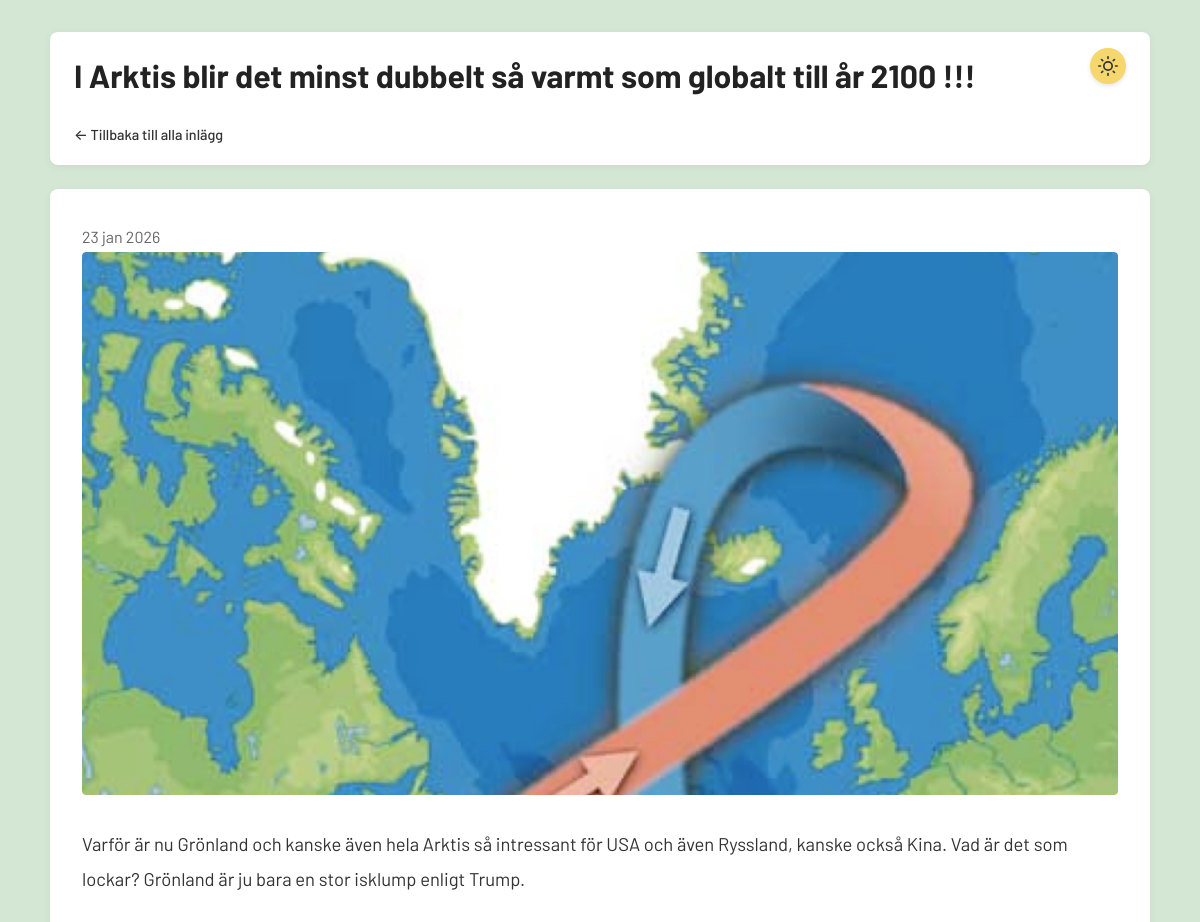
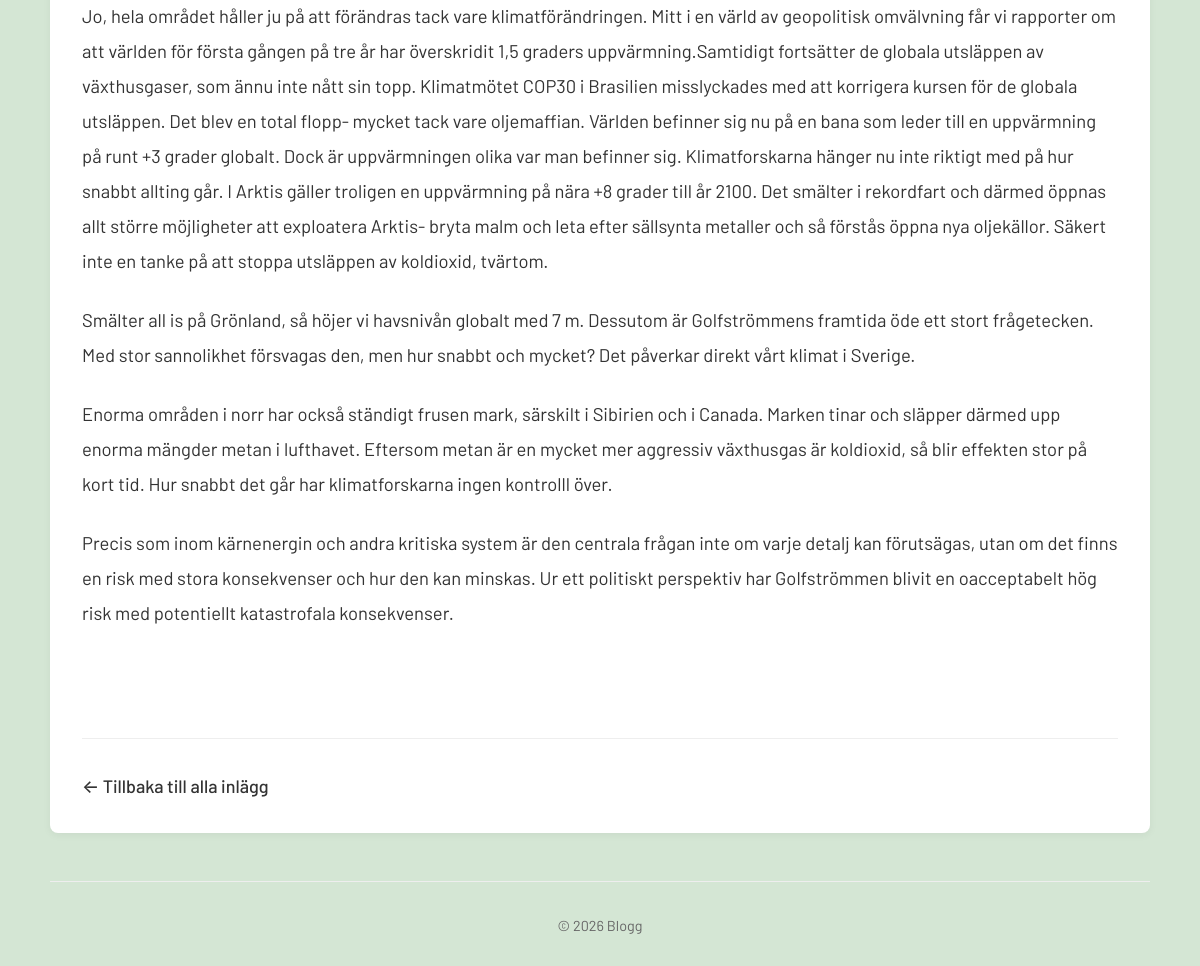
/post.php?slug=i-arktis-blir-det-minst-dubbelt-s-varmt-som-globalt-till-r-2100, run on the app's committed database (2 pictures, top to bottom).
### tables this page shows
CREATE TABLE posts (
        id INTEGER PRIMARY KEY AUTOINCREMENT,
        title TEXT NOT NULL,
        content TEXT NOT NULL,
        slug TEXT UNIQUE NOT NULL,
        created_at DATETIME DEFAULT CURRENT_TIMESTAMP,
        updated_at DATETIME DEFAULT CURRENT_TIMESTAMP
    , featured_image TEXT, status TEXT DEFAULT 'draft');

### config.php (called while the page is built, shortened)
<?php
function formatDate($date) {
    $timestamp = strtotime($date);
    $day = date('j', $timestamp);
    $month = date('n', $timestamp);
    $year = date('Y', $timestamp);
    $months = [
        1 => 'jan', 2 => 'feb', 3 => 'mar', 4 => 'apr',
        5 => 'maj', 6 => 'jun', 7 => 'jul', 8 => 'aug',
        9 => 'sep', 10 => 'okt', 11 => 'nov', 12 => 'dec'
    ];
    return $day . ' ' . $months[$month] . ' ' . $year;
}
function getFeaturedImageUrl($filename) {
    return 'uploads/' . $filename;
}

### post.php (the view, shortened to what this page needs)
<?php
require_once 'config.php';
$slug = $_GET['slug'] ?? '';
$db = getDB();
$stmt = $db->prepare("SELECT id, title, content, slug, featured_image, created_at, updated_at FROM posts WHERE slug = ? AND status = 'published'");
$stmt->execute([$slug]);
$post = $stmt->fetch(PDO::FETCH_ASSOC);
?>
<!DOCTYPE html>
<html lang="sv">
<head>
    <link rel="stylesheet" href="styles.css?v=3">
</head>
<body>
    <div class="container">
        <header>
            <div class="header-title-wrapper">
                <h1><?php echo htmlspecialchars($post['title']); ?></h1>
                <a href="admin/login.php" class="admin-sun-button" aria-label="Gå till admin-sidan">
                </a>
            </div>
            <div class="header-back-link">
                <a href="index.php" class="back-link">← Tillbaka till alla inlägg</a>
            </div>
        </header>
        <main>
            <article class="single-post">
                <time class="post-date"><?php echo formatDate($post['created_at']); ?></time>
                <?php if ($post['featured_image']): ?>
                    <div class="featured-image-container">
                        <img src="<?php echo htmlspecialchars(getFeaturedImageUrl($post['featured_image'])); ?>"
                             alt="<?php echo htmlspecialchars($post['title']); ?>"
                             class="featured-image-single">
                    </div>
                <?php endif; ?>
                <div class="post-content">
                    <?php
                    $allowedTags = '<p><br><strong><b><em><i><u><h1><h2><h3><h4><h5><h6><ul><ol><li><a><blockquote><code><pre><img>';
                    $content = strip_tags($post['content'], $allowedTags);
                    echo $content;
                    ?>
                </div>
                <div class="post-footer">
                    <a href="index.php" class="back-link">← Tillbaka till alla inlägg</a>
                </div>
            </article>
        </main>
        <footer>
            <p>&copy; <?php echo date('Y'); ?> Blogg</p>
        </footer>
    </div>
</body>
</html>

### styles.css (style rules this page uses)
* { margin: 0; padding: 0; box-sizing: border-box; }
body { font-family: 'Barlow', -apple-system, BlinkMacSystemFont, 'Segoe UI', Roboto, 'Helvetica Neue', Arial, sans-serif; font-size: 18px; line-height: 1.7; color: #333; background: #d4e6d4; padding: 2rem 1rem; }
.container { max-width: 1100px; margin: 0 auto; padding: 0; }
header { background: white; padding: 1rem 1.5rem; border-radius: 8px; box-shadow: 0 2px 8px rgba(0,0,0,0.05); margin-bottom: 1.5rem; }
.header-title-wrapper { display: flex; align-items: center; justify-content: space-between; margin-bottom: 1rem; }
header h1 { font-size: 2rem; margin-bottom: 0; color: #222; font-weight: 700; flex: 1; }
.admin-sun-button { display: flex; align-items: center; justify-content: center; width: 36px; height: 36px; border-radius: 50%; background: #f5d76e; color: #333; text-decoration: none; transition: all 0.2s ease; box-shadow: 0 2px 4px rgba(0, 0, 0, 0.1); flex-shrink: 0; align-self: flex-start; }
.admin-sun-button svg { width: 20px; height: 20px; }
.header-back-link { margin-top: 0.5rem; }
.header-back-link .back-link { font-size: 0.9rem; }
main { margin-bottom: 3rem; }
.post-date { font-size: 0.95rem; color: #666; }
.single-post { background: white; padding: 2rem; border-radius: 8px; box-shadow: 0 2px 8px rgba(0,0,0,0.05); margin-bottom: 2rem; }
.single-post .post-date { font-size: 1rem; color: #666; margin-bottom: 2rem; }
.featured-image-container { margin-bottom: 2rem; border-radius: 4px; overflow: hidden; }
.featured-image-single { width: 100%; height: auto; display: block; border-radius: 4px; }
.post-content { font-size: 1.15rem; line-height: 1.9; color: #333; margin-bottom: 2rem; }
.post-content p { margin-bottom: 1.5rem; }
.post-footer { margin-top: 3rem; padding-top: 2rem; border-top: 1px solid #eee; }
.back-link { color: #333; text-decoration: none; font-weight: 500; }
footer { margin-top: 3rem; padding-top: 2rem; border-top: 1px solid #eee; text-align: center; color: #666; font-size: 0.9rem; }

### data on the page
posts: title "I Arktis blir det minst dubbelt så varmt som globalt till år 2100 !!!", created_at "23 jan 2026", featured_image (picture), content "Varför är nu Grönland och kanske även hela Arktis så intressant för USA och även Ryssland, kanske också Kina. Vad är det som lockar? Grönland är ju bara en stor isklump enligt Trump. Jo, hela området håller ju på att förändras tack vare klimatförändringen. Mitt i en värld av geopolitisk omvälvning får vi rapporter om att världen för första gången på tre år har överskridit 1,5 graders uppvärmning.Samtidigt fortsätter de globala utsläppen av växthusgaser, som ännu inte nått sin topp. Klimatmötet COP30 i Brasilien misslyckades med att korrigera kursen för de globala utsläppen. Det blev en total flopp- mycket tack vare oljemaffian. Världen befinner sig nu på en bana som leder till en…"
